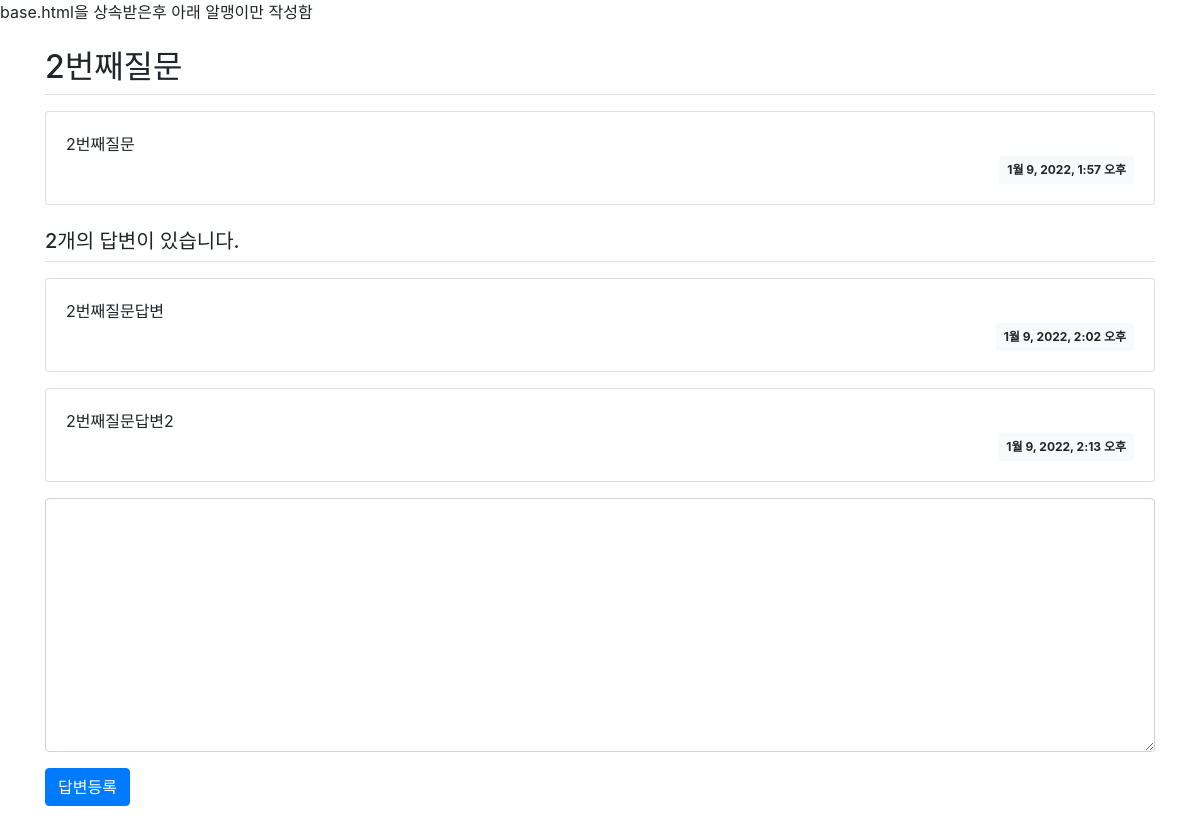
The app's page /pybo/5/ with its own data.
### pybo/models.py (models this page shows, shortened)
class Question(models.Model):
    subject = models.CharField(max_length=200)
    content = models.TextField()
    create_date = models.DateTimeField()

class Answer(models.Model):
    question = models.ForeignKey(Question, on_delete=models.CASCADE)
    content = models.TextField()
    create_date = models.DateTimeField()

### pybo/views.py (the view)
# urls.py: path('',views.index, name='index'), # xxx가 비었으면, views.py의 index라는 함수를 호출, http://localhost:8000/pybo/ 라는 url에 index라는 별칭을 부여. 추후, 템플릿에서 <a href="{% url 'detail' question.id %}"> 태그에서 detail 이라는 name을
def detail(request, question_id):
    question = get_object_or_404(Question, pk=question_id) # Question이라는 모델은 models.py에 정의되어 있다., question_id가 없는 숫자이면, 404에러를 뱉기위해
    context = {'question':question} # 호출될 템플릿에서 받아서 사용할 data를 딕셔너리 형태로 만들어서 넘긴다! 호출된 템플릿에서는 넘겨지는 딕셔너리의 key.value형태로 데이터를 끄집어낸다. 키:question, value:question.subject/question.content/question.create_date
    return render(request,'pybo/question_detail.html',context) # 사용할 템플릿은 templates/pybo/question_detail.html이다

### templates/pybo/question_detail.html (shortened to what this page needs)
{% extends 'base.html' %}
{% block content %}
base.html을 상속받은후 아래 알맹이만 작성함
<div class="container my-3">
    <h2 class="border-bottom py-2">{{ question.subject }}</h2>
    <div class="card my-3">
        <div class="card-body">
            <div class="card-text" style="white-space: pre-line;">{{ question.content }}</div>
            <div class="d-flex justify-content-end">
                <div class="badge badge-light p-2">
                    {{ question.create_date }}
                </div>
            </div>
        </div>
    </div>
    <h5 class="border-bottom my-3 py-2">{{question.answer_set.count}}개의 답변이 있습니다.</h5>
    {% for answer in question.answer_set.all %}
    <div class="card my-3">
        <div class="card-body">
            <div class="card-text" style="white-space: pre-line;">{{ answer.content }}</div>
            <div class="d-flex justify-content-end">
                <div class="badge badge-light p-2">
                    {{ answer.create_date }}
                </div>
            </div>
        </div>
    </div>
    {% endfor %}
    <form action="{% url 'pybo:answer_create' question.id %}" method="post" class="my-3">
        <div class="form-group">
            <textarea name="content" id="content" class="form-control" rows="10"></textarea>
        </div>
        <input type="submit" value="답변등록" class="btn btn-primary">
    </form>
</div>
{% endblock %}

### records on screen
Question: subject "2번째질문", content "2번째질문", create_date "1월 9, 2022, 1:57 오후", answer_set.count "2"
Answer: content "2번째질문답변", create_date "1월 9, 2022, 2:02 오후"
Answer: content "2번째질문답변2", create_date "1월 9, 2022, 2:13 오후"
